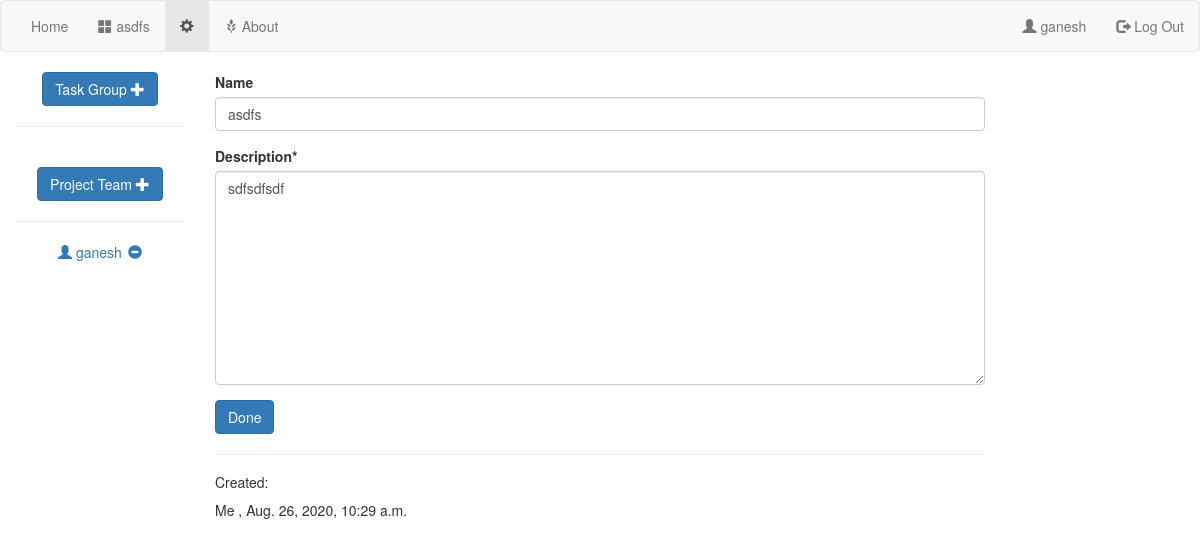
Before: /1/projectEdit/ (signed in) with the older database file.
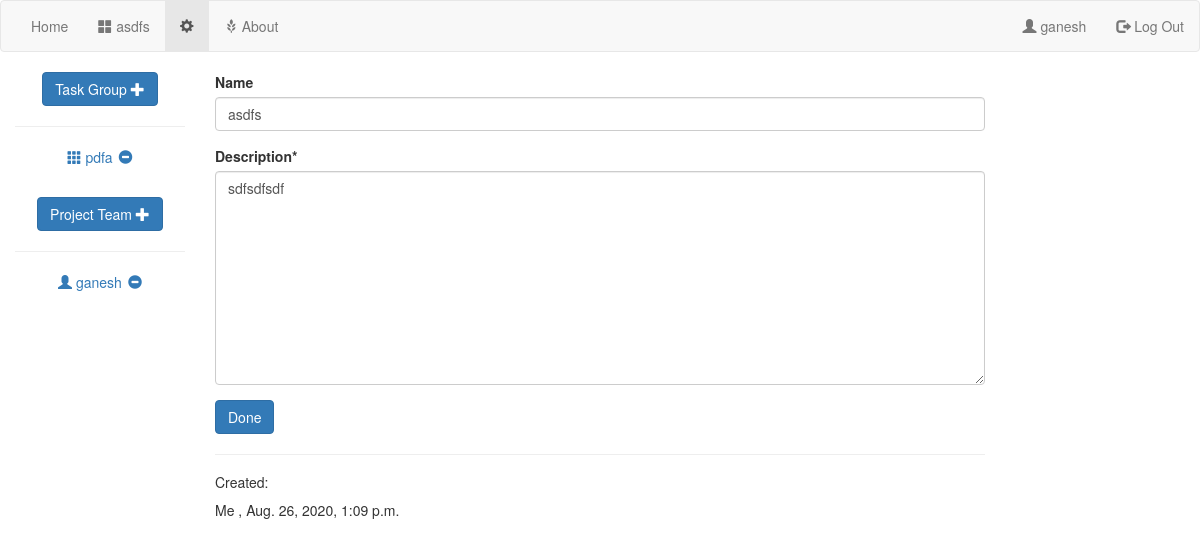
After: the same page with the newer database file.
### projectMgr/models.py (models this page shows)
class User(AbstractUser):
    profilePicture = models.CharField(max_length=200,null=True)
    fullName = models.CharField(max_length=100,null=True)
    bio = models.CharField(null=True,max_length=500)
    pass

class Project(models.Model):
    name = models.CharField(max_length=100)
    people = models.ManyToManyField(User,related_name="project_set")
    description = models.TextField()
    isArchived = models.BooleanField(default=False)
    comment = models.ManyToManyField(Comment)
    created = models.DateTimeField(auto_now=True)
    createdBy = models.ForeignKey(User,on_delete=models.CASCADE,related_name="projectIcreated",null=True)
    deadLine = models.DateTimeField(null=True)
    pass

class TaskGroup(models.Model):
    name = models.CharField(max_length=100)
    creator = models.ForeignKey(User,on_delete=models.CASCADE,related_name='taskgroupIcreated',null=True)
    description = models.TextField()
    project = models.ForeignKey(Project,on_delete=models.CASCADE,related_name="taskgroup_set",null=True)
    comment = models.ManyToManyField(Comment)
    people = models.ManyToManyField(User)
    created = models.DateTimeField(auto_now=True)
    DeadLine = models.DateTimeField(null=True)

### projectMgr/views.py (the view)
# urls.py: path('<int:projectid>/projectEdit/',views.projectDetailEdit,name='projectDetailEdit'),
def projectDetailEdit(request: HttpRequest, projectid):
    if not request.user.is_authenticated:
        return redirect('projectMgr:homepage')
    thisProject = models.Project.objects.get(id=projectid)
    if request.method == "POST":
        form = forms.editProject(request.POST, nameVal=thisProject.name, descriptionVal=thisProject.description)
        print('form start', form, 'form end')
        if form.is_valid():
            name = form.cleaned_data['name']
            description = form.cleaned_data['description']
            thisProject.name = name
            thisProject.description = description
            thisProject.save()
            action.send(request.user, verb="edited project", action_object=thisProject,
                        target=None)
            return redirect('projectMgr:projectDetail', projectid)
    else:
        form = forms.editProject(nameVal=thisProject.name, descriptionVal=thisProject.description)
    return render(request, 'projectMgr/projectDetailEdit.html',
                  {"form": form, "project": thisProject, "thisUser": request.user})

### projectMgr/forms.py
class editProject(forms.Form):
    name = forms.CharField(max_length=100, required=False)
    description = forms.CharField(widget=forms.Textarea, empty_value="description default")
    def __init__(self, *args, nameVal=None, descriptionVal=None, **kwargs):
        super().__init__(*args, **kwargs)
        print("name is ", nameVal)
        if nameVal:
            self.fields['name'].initial = nameVal
        if descriptionVal:
            self.fields['description'].initial = descriptionVal

### projectMgr/templates/projectMgr/projectDetailEdit.html (shortened to what this page needs)
{% extends 'projectMgr/base.html' %}
{% block leftnav %}
<li><a href="{% url 'projectMgr:projectDetail' project.id %}" ><span class="glyphicon glyphicon-th-large"></span> {{project.name}}</a></li>
<li class="active"><a href="{% url 'projectMgr:projectDetailEdit' project.id  %}" ><span class="glyphicon glyphicon-cog"></span></a></li>
{% endblock %}
{% block body %}
    {% load crispy_forms_tags %}
    <form action="{% url 'projectMgr:projectDetailEdit' project.id %}" method="post">
    {{ form|crispy }}
    <input type="submit" class="btn btn-primary" value="Done">
    </form>
        <hr>
    <h5>Created:</h5>
    <div class="row">
        <div class="col-sm-4">
             {% if thisUser == project.createdBy %} Me {% else %} {{project.createdBy.username }} {% endif %},
        {{ project.created }}
        </div>
    </div>
{% endblock %}
{% block sidenav %}
    <a href="{% url 'projectMgr:createTaskGroup' project.id%}" class="btn btn-primary">Task Group <span class="glyphicon glyphicon-plus"></span> </a>
   <hr>
            {% for task in project.taskgroup_set.all %}
                <p><a style="margin: 3px"  href="{% url 'projectMgr:taskGroupDetail' projectid=project.id taskGroupId=task.id %}"><span class="glyphicon glyphicon-th"></span> {{ task.name }}</a><a style="margin: 3px"  href="{% url 'projectMgr:taskGroupRemove' project.id task.id %}"><span class="glyphicon glyphicon-minus-sign"></span></a></p>
        {% endfor %}
    <br>
      <a href="{% url 'projectMgr:chooseProjectMates' project.id %}" class="btn btn-primary">Project Team <span class="glyphicon glyphicon-plus"></span> </a>
   <hr>
            {% for person in project.people.all %}
            <p><a style="margin: 3px"  href=""><span class="glyphicon glyphicon-user"></span> {{ person.username }}</a><a style="margin: 3px"  href="{% url 'projectMgr:projectMateRemove' project.id person.id %}"><span class="glyphicon glyphicon-minus-sign"></span></a></p>
        {% endfor %}
    <br>
{% endblock %}

### projectMgr/templates/projectMgr/base.html (shortened to what this page needs)
<!DOCTYPE html>
<html lang="en">
 {% load static %}
<link rel="stylesheet" type="text/css" href="{% static 'projectMgr/styles.css' %}">
  <link rel="stylesheet" href="https://maxcdn.bootstrapcdn.com/bootstrap/3.4.1/css/bootstrap.min.css">
<nav class="navbar navbar-default ">
    <div class="container-fluid">
        <ul class="nav navbar-nav">
            <li class="nav-item"><a href="{% url 'projectMgr:homepage' %}">Home</a></li>
            {% block leftnav %}
            {% endblock %}
            <li><a href="{% url 'projectMgr:about' %}"><span class="glyphicon glyphicon-grain"></span> About</a></li>
        </ul>
        <ul class="nav navbar-nav navbar-right">
            {% block rightnav %}
                {% if thisUser %}
                    <li><a href="{% url 'projectMgr:userinfo' %}"><span class="glyphicon glyphicon-user"></span> {{ thisUser.username }}</a></li>
                    <li><a href="{% url 'projectMgr:logout' %}"><span class="glyphicon glyphicon-log-out"></span> Log Out</a></li>
                {% else %}
                    <li><a href="{% url 'projectMgr:signin' %}"><span class="glyphicon glyphicon-log-in"></span> Log In</a></li>
                    <li><a href="{% url 'projectMgr:signup' %}"><span class="glyphicon glyphicon-user"></span> Sign Up</a></li>
                {% endif %}
            {% endblock %}
        </ul>
    </div>
</nav>
<div class="container-fluid text-center">
    <div class="row content">
        <div class="col-sm-2 sidenav">
            {% block sidenav %}{% endblock %}
        </div>
        <div class="col-sm-8 text-left">
        {% block body %}{% endblock %}
        </div>
    </div>
</div>
</html>

Changed rows visible on the page:
changed Project "asdfs": created "Aug. 26, 2020, 10:29 a.m." → "Aug. 26, 2020, 1:09 p.m."
added TaskGroup: name "pdfa"
